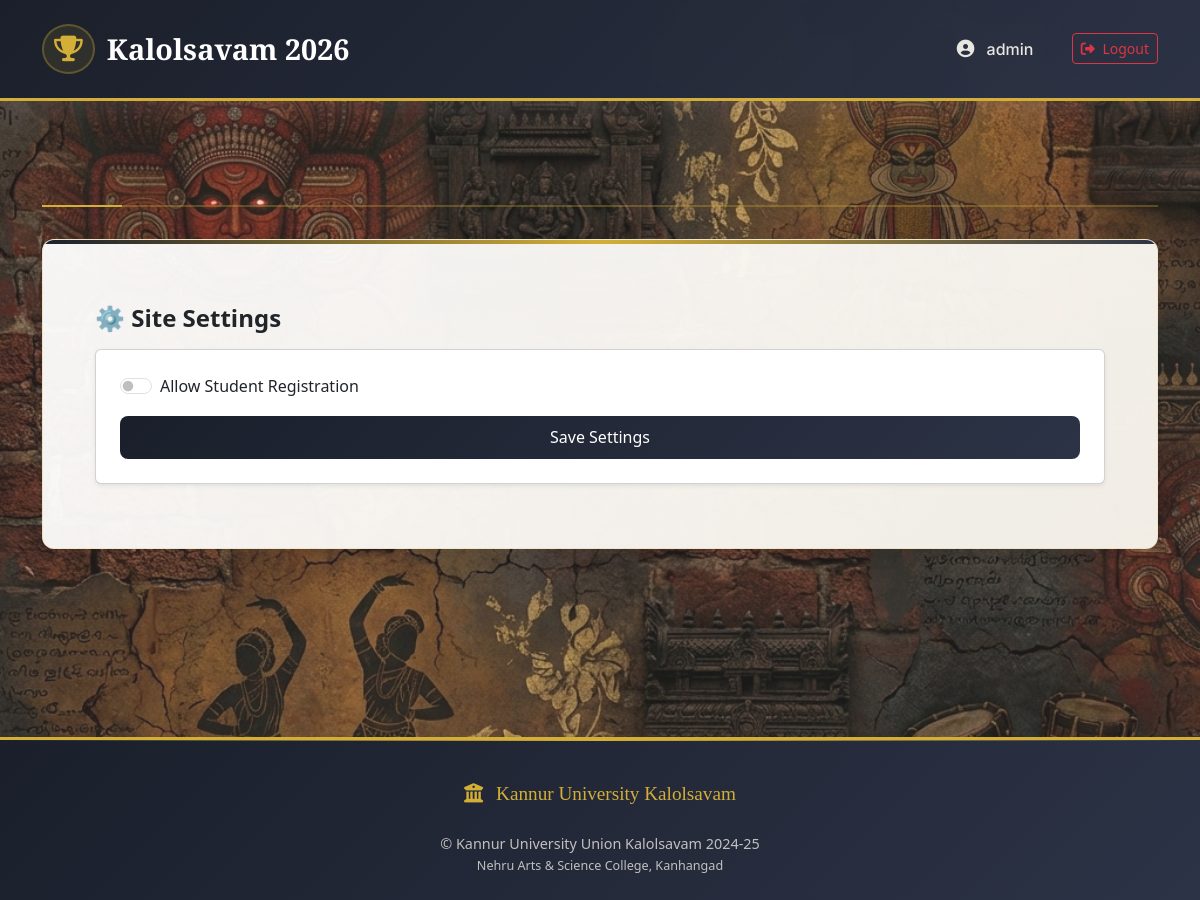
Page /admin-panel/settings/ (signed in) on the earlier database version.
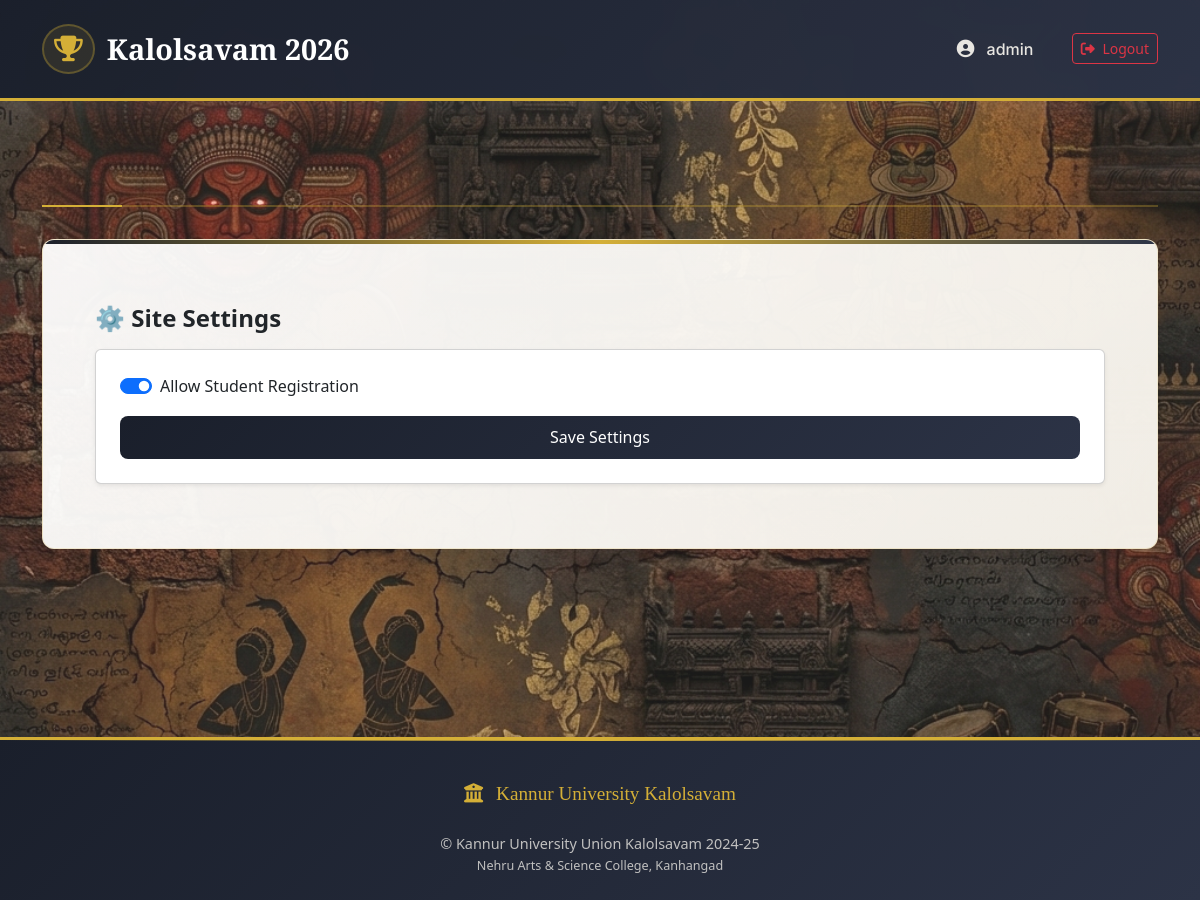
Same page on the later database version.
### accounts/models.py (models this page shows, shortened)
class SiteSetting(models.Model):
    allow_student_registration = models.BooleanField(default=True)

### accounts/views.py (the view)
# urls.py: path("admin-panel/settings/", views.admin_site_settings, name="admin_settings"),
@login_required
def admin_site_settings(request):
    if not admin_only(request.user):
        return redirect("home")
    setting, _ = SiteSetting.objects.get_or_create(id=1)
    if request.method == "POST":
        setting.allow_student_registration = "allow" in request.POST
        setting.save()
        messages.success(request, "Settings updated successfully.")
    return render(request, "admin/settings.html", {"setting": setting})

### accounts/context_processors.py (called while the page is built)
def site_settings(request):
    return {
        "setting": SiteSetting.objects.first()
    }

### accounts/views.py (called while the page is built)
def admin_only(user):
    return user.is_authenticated and user.role == "admin"

### accounts/templates/admin/settings.html (shortened to what this page needs)
{% extends "base.html" %}
{% block content %}
<div class="container py-4">
  <h4 class="fw-bold mb-3">⚙ Site Settings</h4>
  <form method="post" class="card shadow-sm p-4">
    <div class="form-check form-switch">
      <input class="form-check-input" type="checkbox"
             name="allow"
             {% if setting.allow_student_registration %}checked{% endif %}>
      <label class="form-check-label">
        Allow Student Registration
      </label>
    </div>
    <button class="btn btn-primary mt-3">Save Settings</button>
  </form>
</div>
{% endblock %}

Differences in the rows shown:
changed SiteSetting: allow_student_registration "☐" → "☑"
